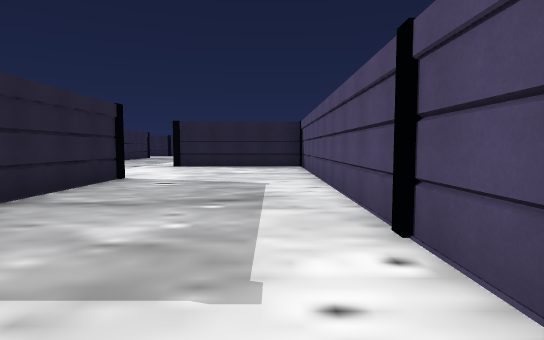
[1] (above)

24 first-person views from a walk through a 3-D level made in the Unity game engine. The camera is 1.5 m above the floor, tilts 4° down and sees 80° across. The floor is counted in squares, 2 m on a side. Each view is taken from the middle of a square. On the plan, view 1 faces up. The plan holds only what a view shows up to about 11 squares ahead; the rest is blank. The place goes on beyond the plan. The player is left out.

[2]
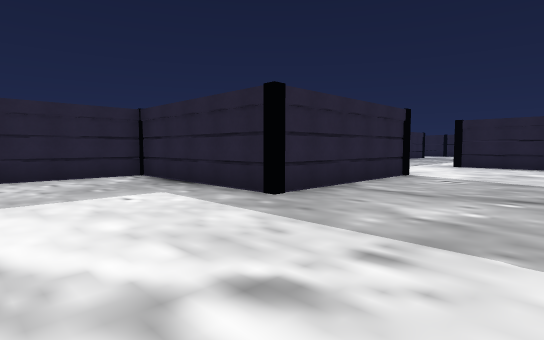

[3]
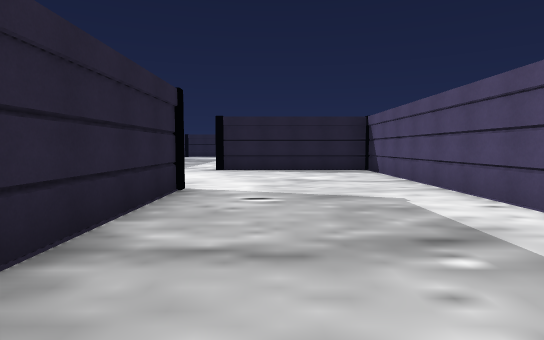

[4]
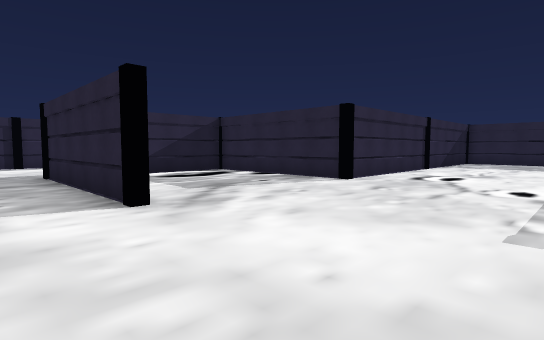

[5]
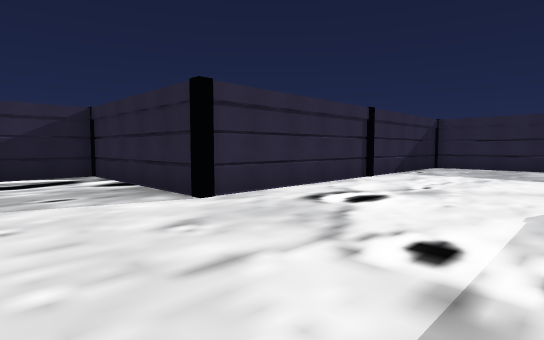

[6]
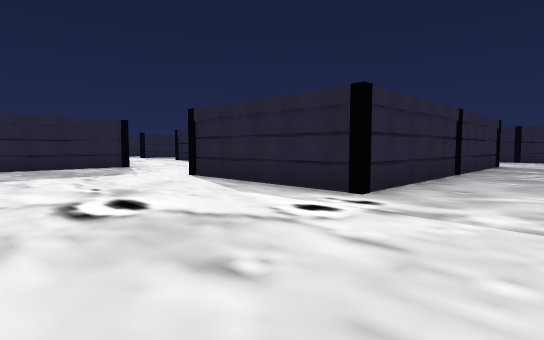

[7]
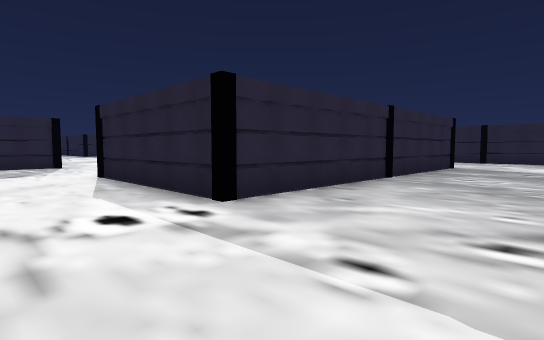

[8]
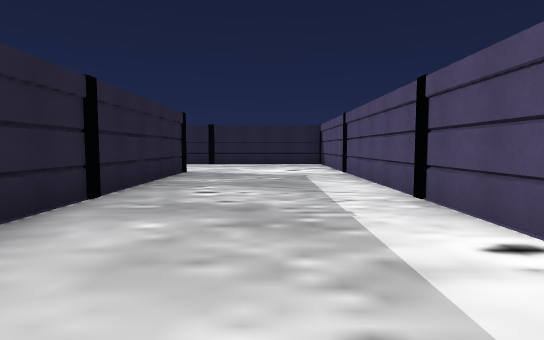

[9]
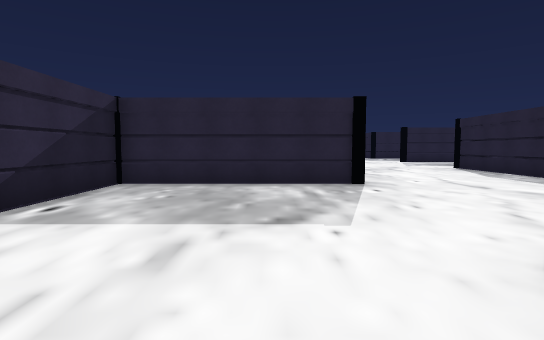

[10]
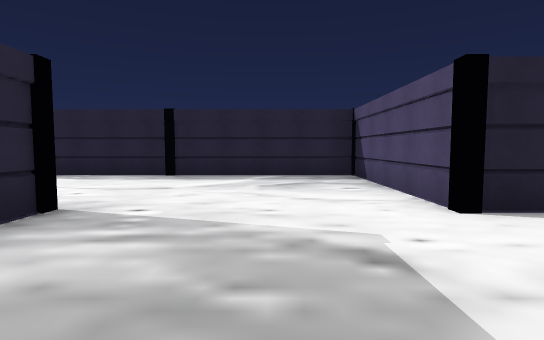

[11]
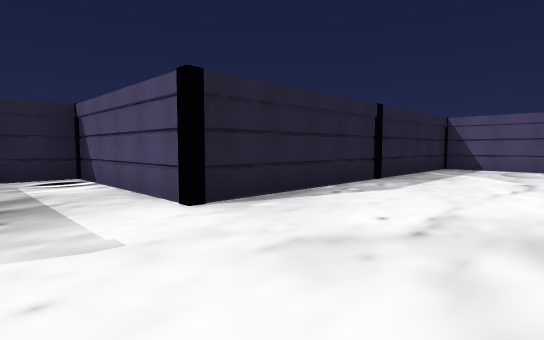

[12]
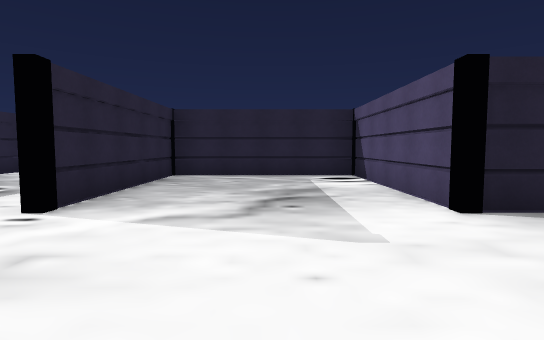

[13]
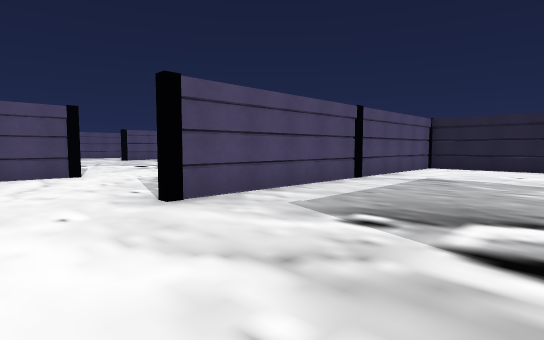

[14]
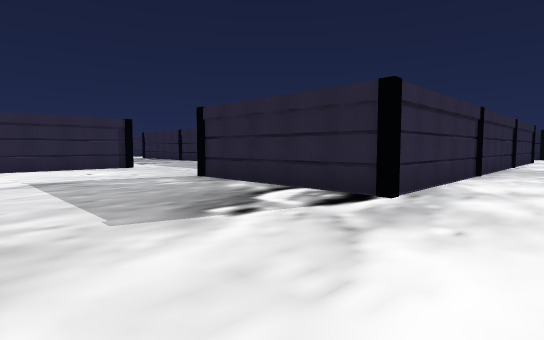

[15]
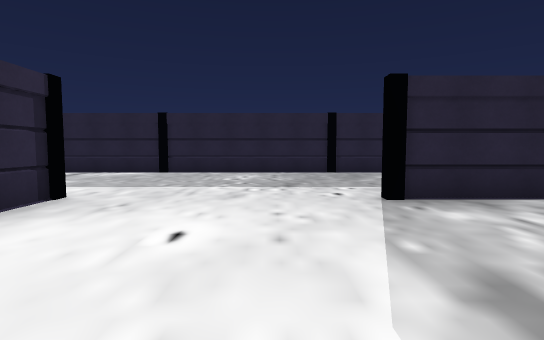

[16]
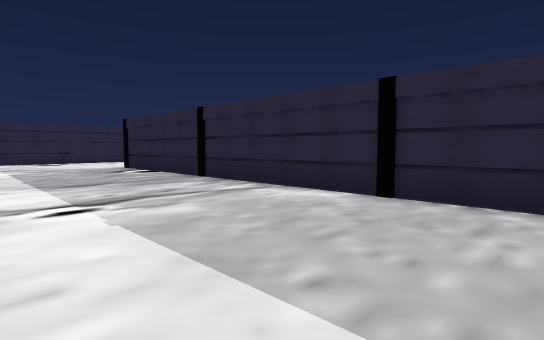

[17]
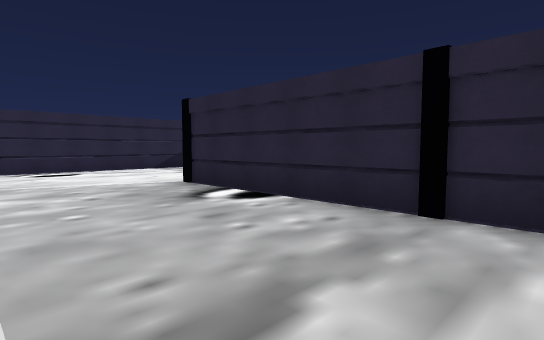

[18]
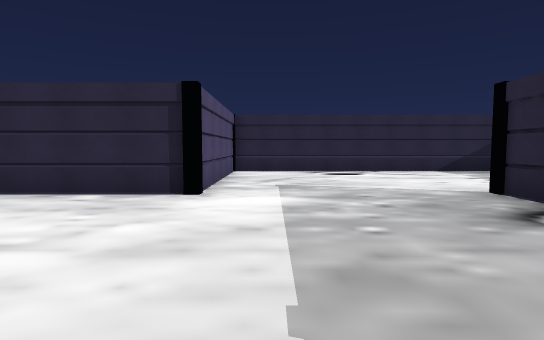

[19]
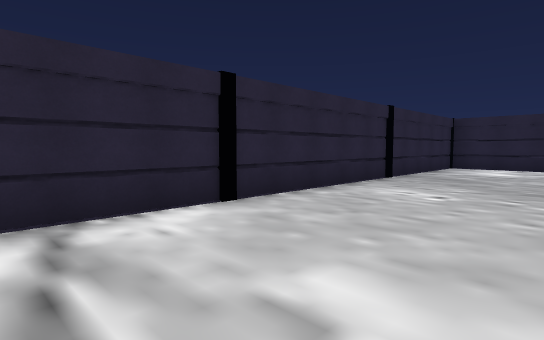

[20]
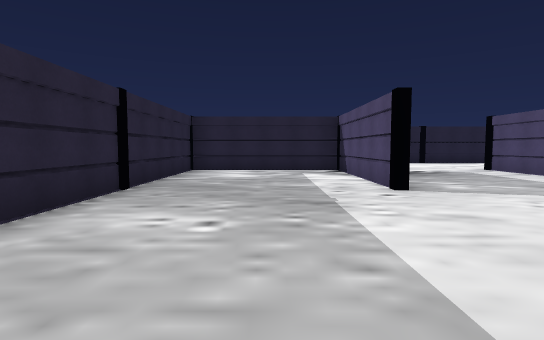

[21]
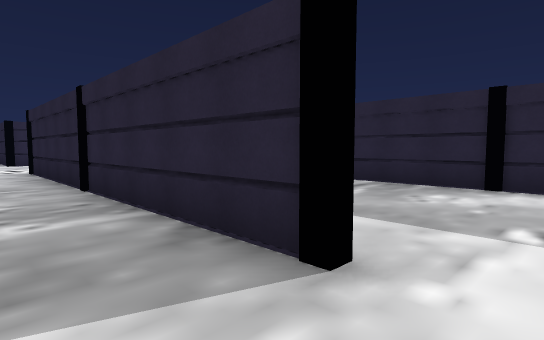

[22]
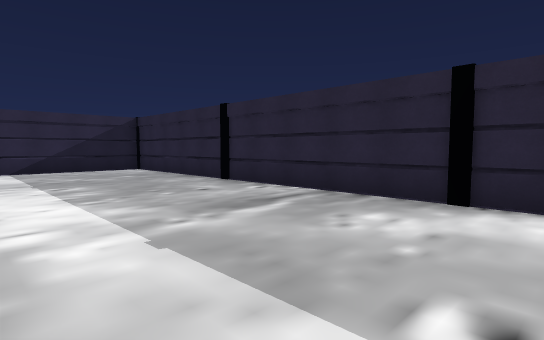

[23]
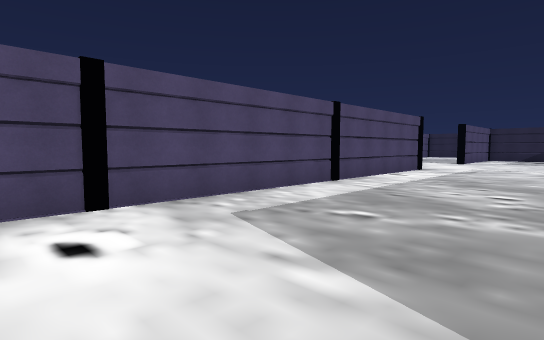

[24]
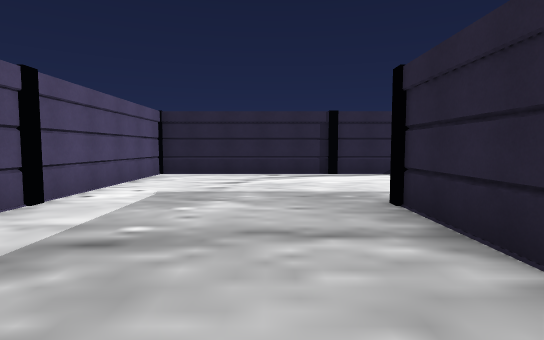

### Floor plan
Points are (right, up) in squares from view 1. A wall is a line through its corners. A room is listed if a view was taken in it or the views show most of it. See-through windows are left out.
Room 1 (views 1, 2, 3, 4, 5, 6, 7, 8, 9, 10, 11, 12, 13, 14, 15, 16, 17, 18, 19, 20, 21, 22, 23, 24)
walls: (-18.8, 3.6) (-18.8, 12.8); (-23.9, 2.8) (-19.5, 2.8); (-5.4, -2.2) (1.2, -2.2) (1.2, 12.7) (-3.8, 12.7) (-3.8, 24); (-23.8, 8) (-23.8, 12.7) (-28.7, 12.7) (-28.7, -7.1); (-18.7, 13) (-18.7, 7.8) (-8.7, 7.8) (-8.7, 2.8) (-6.1, 2.8); (-3.7, 8) (-3.7, 2.7) (-8.7, 2.7) (-8.7, -0.4); (-23.8, 18) (-23.8, 22.7) (-28.7, 22.7) (-28.7, 17.9); (-30.5, 12.8) (-23.7, 12.8) (-23.7, 7.9); (-30.5, -12.2) (-23.8, -12.2) (-23.8, -7.2) (-20.6, -7.2); (-8.7, 23) (-8.7, 12.7) (-13.8, 12.7) (-13.8, 17.7) (-23.6, 17.7)
ways out: opening at (-9, 23.5)

Positions as (right, up) in squares from view 1, and headings:
1: (0, 0), facing up
2: (0, -1), facing up-left
3: (-2, 2), facing up
4: (-2, 12), facing down-left
5: (-6, 12), facing down-left
6: (-6, 8), facing up-left
7: (-5, 10), facing up-left
8: (-6, 13), facing up
9: (-12, 11), facing left
10: (-16, 9), facing up
11: (-26, 14), facing up-right
12: (-26, 14), facing up
13: (-23, 15), facing down-right
14: (-19, 15), facing down-left
15: (-19, 6), facing left
16: (-24, 5), facing down-left
17: (-25, -1), facing down-left
18: (-25, -2), facing down
19: (-25, 0), facing up-left
20: (-26, 2), facing up
21: (-7, 24), facing down-left
22: (-9, 24), facing down-left
23: (-8, 24), facing down-right
24: (-2, 7), facing down
